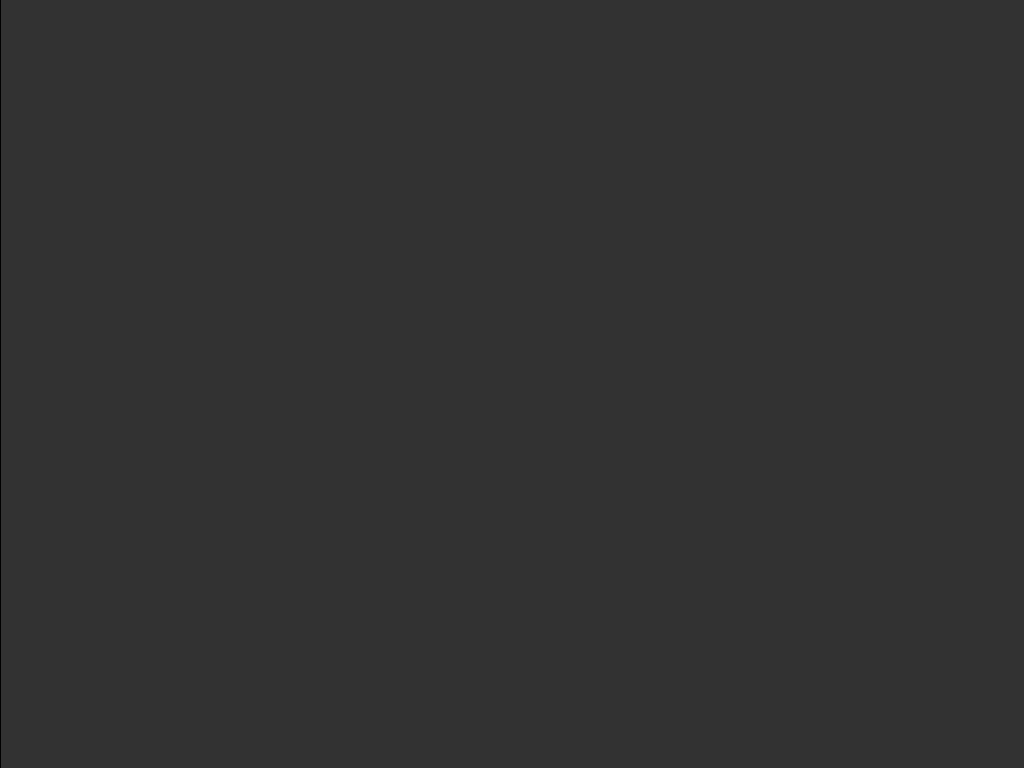
Frame 1 (no input)
Frame 60 (the mouse pressed at the canvas centre just before this capture): identical to frame 1, image omitted
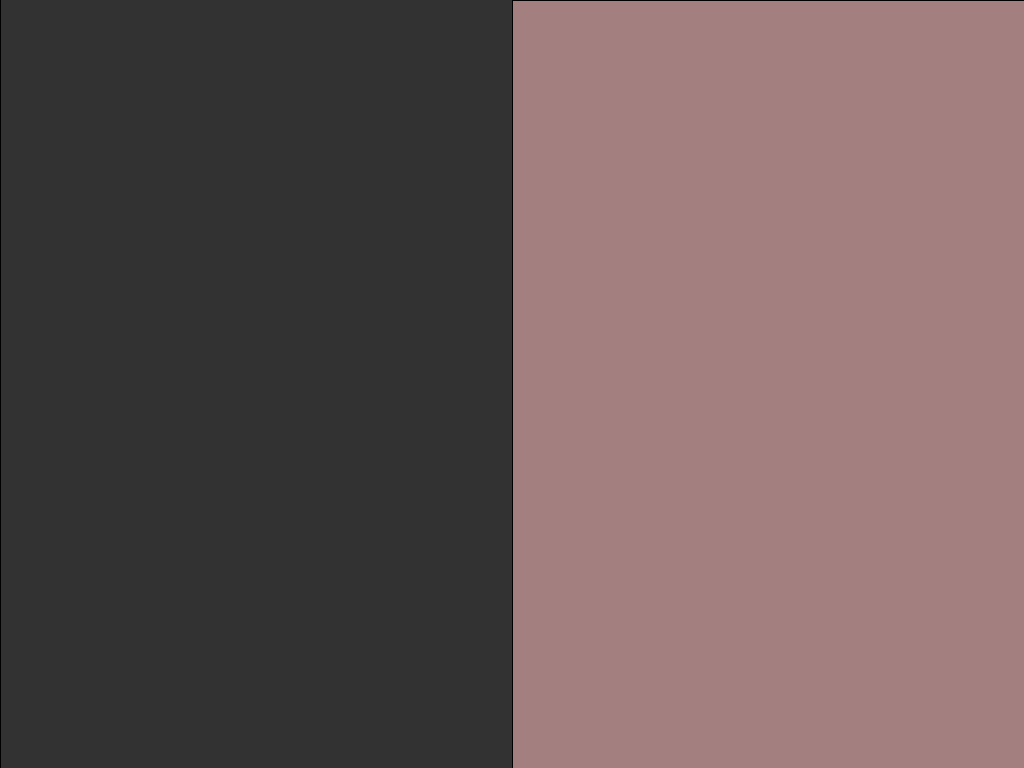
Frame 120 (the mouse held since frame 60 and released just before this capture)

The Processing sketch that drew these frames (run headless with seeded random() and noise(); from frame 60 on, the mouse is pressed at the canvas centre):

// Processing sketch: RGBMouseRect
// ── RGBMouseRect.pde
float r, g, b;
void setup() {
  background(50);
  size(1024, 768);
}

void draw() {
  if (!(mouseX == pmouseX && mouseY == pmouseY)) {
    r = random(255);
  }
  g = map(mouseX, 0, width, 0, 255);
  b = map(mouseY, 0, height, 0, 255);
  fill(r, g, b);
  rect(mouseX, 0, abs(mouseX - pmouseX), height);
}
